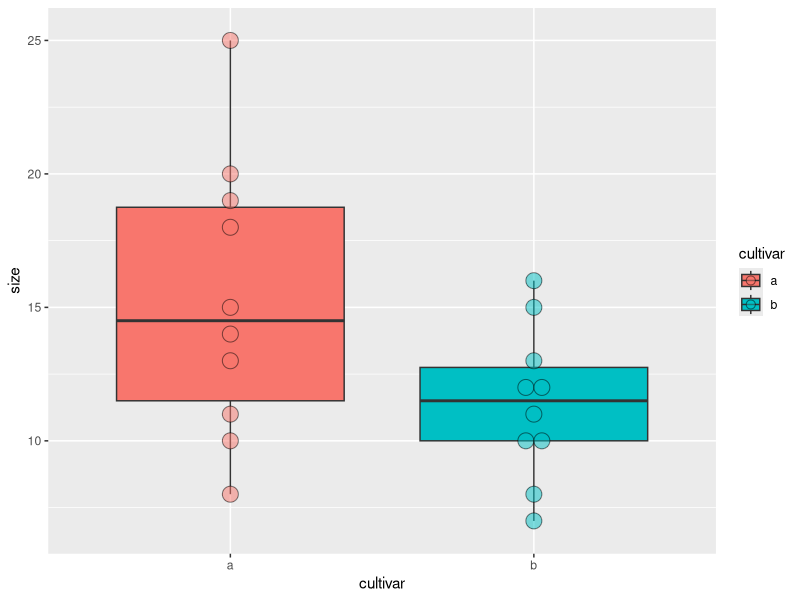
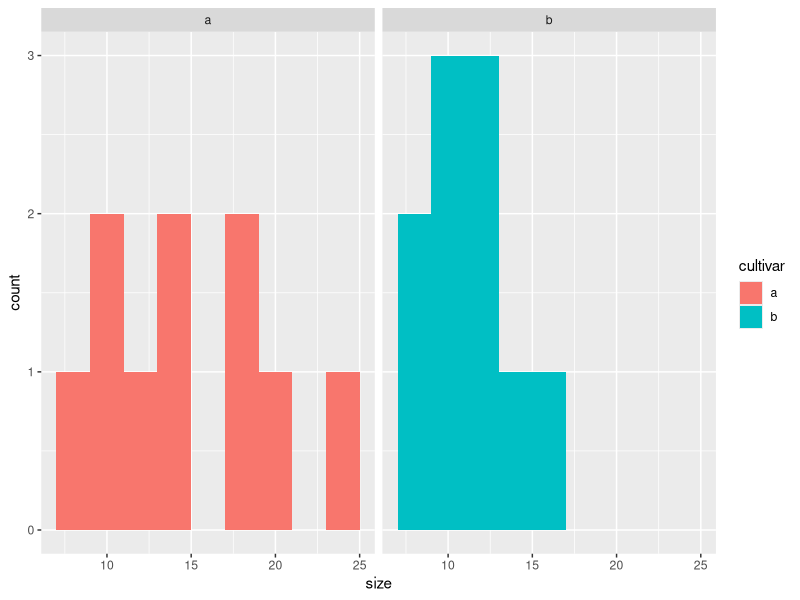

The R source for these figures, in order:
## ---- chunk 1

# Je 10 Messwerte für Sorte a und b zu einem Data Frame im long-Format verbinden 
Messwerte_a <- c(20, 19, 25, 10, 8, 15, 13, 18, 11, 14) # Messwerte von Cultivar a
Messwerte_b <- c(12, 15, 16, 7, 8, 10, 12, 11, 13, 10) # Messwerte von Cultivar b
cultivar <- as.factor( c(rep("a", 10), rep("b", 10))) # Bezeichnug der Cultivare in der Tabelle
blume <- data.frame("cultivar" = cultivar, "size" = c(Messwerte_a, Messwerte_b)) # Data frame erstellen 

## ---- chunk 2

# Boxplots

library(ggplot2)

ggplot(blume, aes(x = cultivar, y = size, fill = cultivar)) +
  geom_boxplot() + # Boxplots
  geom_dotplot(binaxis = "y", stackdir = "center", alpha = 0.5) # Datenpunkte darstellen

## ---- chunk 3

# Histogramme

ggplot(blume, aes(x = size, fill = cultivar)) +
  geom_histogram(binwidth = 2) +
  facet_wrap(~ cultivar)

## ---- chunk 4

# Links der Tilde ("~") steht immer die abhängige Variable, rechsts die erklärende(n) Variable(n)
# Alternativ kann man die Werte auch direkt in die t.test()-Funktion eigeben:
# t.test(Messwerte_a, Messwerte_b)

t.test(size ~ cultivar, data = blume) # Zweiseitig "Test auf a ≠ b" (default)

## ---- chunk 5

t.test(size ~ cultivar, alternative = "greater",  data = blume) # Einseitig "Test auf a > b"
t.test(size ~ cultivar, alternative = "less",  data = blume) # Einseitig "Test auf a < b"

## ---- chunk 6
# Varianzen gleich: klassischer t-Test
t.test(size ~ cultivar, var.equal = TRUE, data = blume)

# Varianzen ungleich: Welch's t-Test (siehe Titelzeile des R-Outputs!)
t.test(size ~ cultivar, data = blume) # dasselbe wie var.equal = FALSE
## ---- chunk 7
# Gepaarter t-Test: erster Wert von a wird mit erstem Wert von
# b gepaart, zweiter Wert von a mit zweitem von b ect.

t.test(Messwerte_a, Messwerte_b, paired = TRUE) # für gepaarten t-Test funktioniert Notation "size ~ cultivar" nicht

## ---- chunk 8
binom.test(84, 200) # Anzahl Frauen im Nationalrat (≙ 42.0 %; Stand 2019)
binom.test(116, 200) # Anzahl Männer im Nationalrat (≙ 58.0 %; Stand 2019)
binom.test(3, 7) # Anzahl Frauen im Bundesrat (≙ 42.9 %; Stand 2019)
## ---- chunk 9
qchisq(0.95, 1)
## ---- chunk 10
# Matrix mit Haarfarbe&Augenfarbe-Kombinationen erstellen
# 38 blond&blau, 14 dunkel&blau, 11 blond&braun, 51 dunkel&braun
count <- matrix(c(38, 14, 11, 51), nrow = 2)
count # Check
rownames(count) <- c("blond", "dunkel") # Benennen für Übersicht
colnames(count) <- c("blau", "braun") #  Benennen für Übersicht
count # Check

# Tests durchführen
chisq.test(count)
fisher.test(count)
